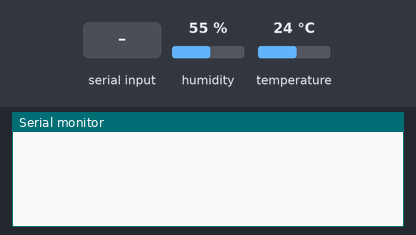
This sketch was run on a simulated Arduino Uno, built with avr-gcc and run on an emulated ATmega328P. On the bench: the last lines printed to the serial monitor. The test bench sets the inputs (shaded band); at power-on: humidity 55 %, temperature 24 °C.

Above: at 1.2 s.
1.3 s: "t" received over Serial
At 2.5 s:
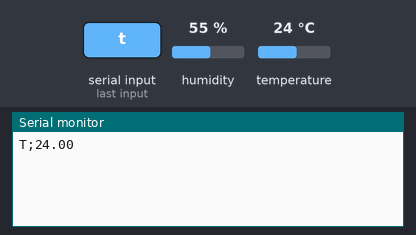
2.8 s: "h" received over Serial
At 3.9 s:
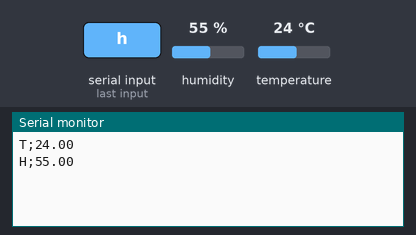
4.3 s: "a" received over Serial
At 5.0 s:
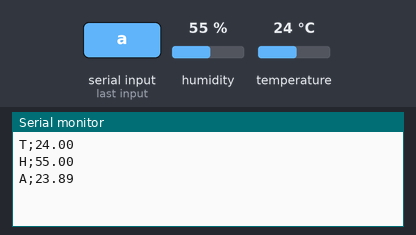

Measured:
- after the input at 1.3 s, the serial monitor: prints a new line at once (image 1)
- after the input at 2.8 s, the serial monitor: prints a new line at once (image 2)
- after the input at 4.3 s, the serial monitor: prints a new line at once (image 3)

The sketch:

Sistema_ambienta.ino
```cpp
// Creado ChepeCarlos de ALSW
// Tutorial Completo en https://nocheprogramacion.com
// Canal Youtube https://youtube.com/alswnet?sub_confirmation=1

#include "DHT.h"

#define DHTPIN 2
#define DHTTYPE DHT11

#define Temperatura 0
#define Humedad 1
#define Aparente 2

DHT dht(DHTPIN, DHTTYPE);

void setup() {
  dht.begin();
  Serial.begin(9600);
}

void loop() {
  if (Serial.available()) {
    char Letra = Serial.read();
    switch (Letra) {
      case 't':
      case 'T':
        Serial.print("T;");
        Serial.println(CalculoAmbiente(Temperatura));
        break;
      case 'h':
      case 'H':
        Serial.print("H;");
        Serial.println(CalculoAmbiente(Humedad));
        break;
      case 'a':
      case 'A':
        Serial.print("A;");
        Serial.println(CalculoAmbiente(Aparente));
        break;
    }
  }
}

float CalculoAmbiente(int Opcion) {
  float T = dht.readTemperature();
  float H = dht.readHumidity();
  switch (Opcion) {
    case Temperatura:
      return T;
      break;
    case  Humedad:
      return H;
      break;
    case Aparente:
      float A = dht.computeHeatIndex(T, H, false);
      return A;
      break;
    default:
      return -100;
      break;
  }
}
```
